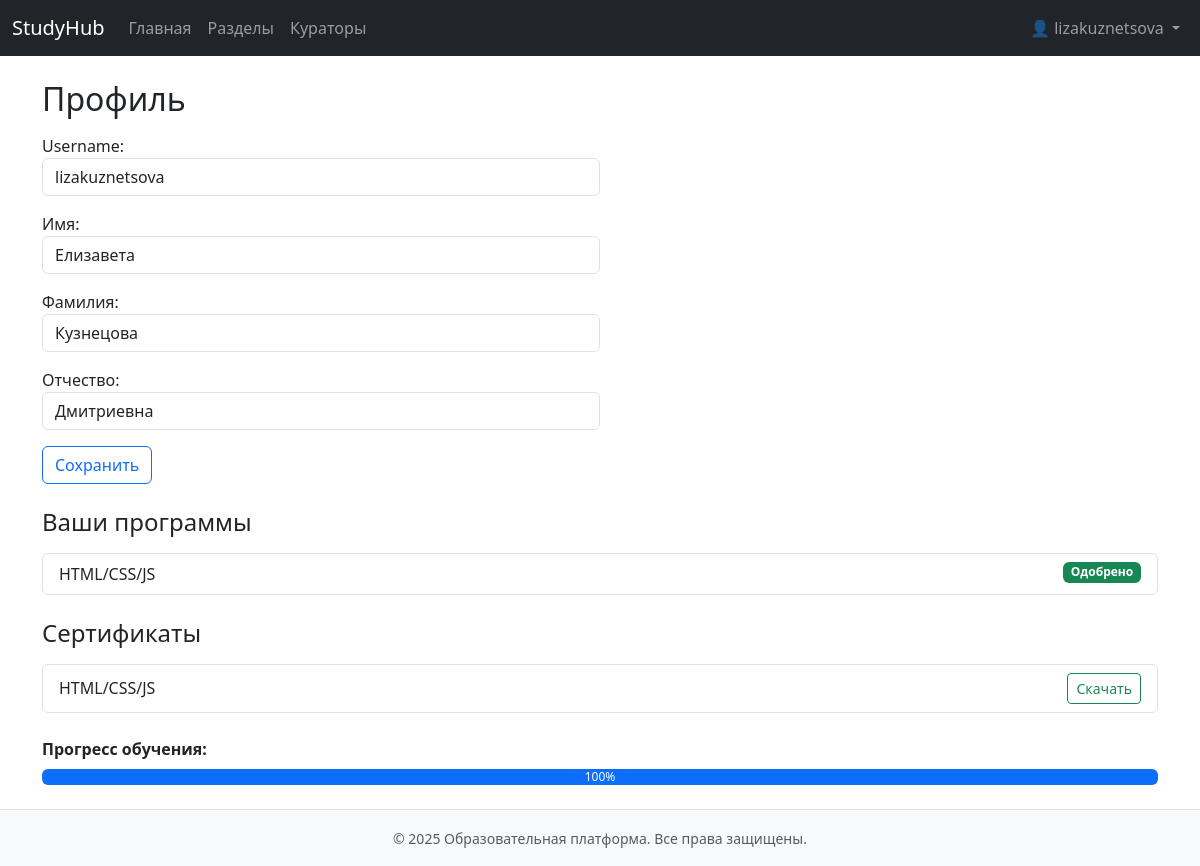
Screenshot of /profile/ (signed in) with the database file from the repository.
### app/models.py (models this page shows, shortened)
class Users(AbstractBaseUser, PermissionsMixin):
    first_name = models.CharField(max_length=100, verbose_name="Имя", blank=True)
    last_name = models.CharField(max_length=100, verbose_name="Фамилия", blank=True)
    middle_name = models.CharField(max_length=100, verbose_name="Отчество", blank=True)
    username = models.CharField(max_length=150, unique=True)
    password = models.CharField(max_length=255)
    is_active = models.BooleanField(default=True)
    is_staff = models.BooleanField(default=False)
    is_superuser = models.BooleanField(default=False)
    last_login = models.DateTimeField(null=True, blank=True)
    date_joined = models.DateTimeField(auto_now_add=True)
    createdat = models.DateTimeField(auto_now_add=True)
    groups = models.ManyToManyField(Group, related_name='customuser_set', blank=True)
    user_permissions = models.ManyToManyField(Permission, related_name='customuser_permissions', blank=True)
    favorites = models.ManyToManyField('Program', related_name='favorited_by', blank=True)
    USERNAME_FIELD = 'username'
    objects = UserManager()
    class Meta:
        db_table = 'users'

class Enrollment(models.Model):
    user = models.ForeignKey(Users, on_delete=models.CASCADE, related_name='enrollments')
    program = models.ForeignKey(Program, on_delete=models.CASCADE, related_name='enrollments')
    is_approved = models.BooleanField(default=False)
    class Meta:
        unique_together = ('user', 'program')

class Program(models.Model):
    name = models.CharField(max_length=100)
    description = models.TextField()
    section = models.ForeignKey(Section, on_delete=models.CASCADE, related_name='programs')
    goal = models.TextField()
    skills = models.TextField()
    certificate_image = models.ImageField(upload_to='certificates/', null=True, blank=True)
    curators = models.ManyToManyField(Users, related_name='curated_programs', blank=True)

class Certificate(models.Model):
    user = models.ForeignKey(Users, on_delete=models.CASCADE)
    program = models.ForeignKey(Program, on_delete=models.CASCADE)
    file = models.FileField(upload_to='certificates/')
    issued_at = models.DateTimeField(auto_now_add=True)
    class Meta:
        unique_together = ('user', 'program')

### app/views.py (the view)
# urls.py: path('profile/', views.profile, name='profile'),
@login_required
def profile(request):
    user = request.user
    form = ProfileEditForm(request.POST or None, instance=user)
    if request.method == 'POST' and form.is_valid():
        form.save()
        messages.success(request, 'Данные обновлены')
        return redirect('profile')
    enrollments = Enrollment.objects.filter(user=user)
    certificates = Certificate.objects.filter(user=user)
    total = Assignment.objects.filter(module__section__in=[e.program.section for e in enrollments if e.is_approved]).count()
    completed = AssignmentSubmission.objects.filter(user=user, status='accepted').count()
    progress_percent = int((completed / total) * 100) if total else 0
    return render(request, 'profile.html', {
        'form': form,
        'enrollments': enrollments,
        'certificates': certificates,
        'progress_percent': progress_percent
    })

### app/forms.py
class ProfileEditForm(BaseBootstrapForm):
    class Meta:
        model = Users
        fields = ['username', 'first_name', 'last_name', 'middle_name']

### app/context_processors.py (called while the page is built)
def user_roles(request):
    if not request.user.is_authenticated:
        return {
            'is_admin': False,
            'is_curator': False,
            'is_user': False,
        }
    is_admin_user = request.user.is_superuser or request.user.groups.filter(name='Администратор').exists()
    is_curator_user = False
    is_participant_user = False
    if not is_admin_user:
        is_curator_user = request.user.groups.filter(name='Куратор').exists()
        if not is_curator_user:
            is_participant_user = request.user.groups.filter(name='Пользователь').exists()
    return {
        'is_admin': is_admin_user,
        'is_curator': is_curator_user,
        'is_user': is_participant_user,
    }

### app/forms.py (called while the page is built)
    def apply_bootstrap(self):
        for name, field in self.fields.items():
            widget = field.widget
            if isinstance(widget, forms.FileInput):
                widget.attrs.update({'class': 'form-control'})
            elif isinstance(widget, forms.Select):
                widget.attrs.update({'class': 'form-select'})
            elif isinstance(widget, forms.CheckboxInput):
                widget.attrs.update({'class': 'form-check-input'})
            elif isinstance(widget, forms.Textarea):
                widget.attrs.update({'class': 'form-control', 'rows': 4})
            else:
                widget.attrs.update({'class': 'form-control'})
            if not field.label:
                field.label = name.replace('_', ' ').capitalize()

### app/templates/profile.html (shortened to what this page needs)
{% extends 'base.html' %}
{% block content %}
<h2 class="mb-3">Профиль</h2>
<form method="post" class="col-md-6 mb-4">
    {{ form.as_p }}
    <button type="submit" class="btn btn-outline-primary">Сохранить</button>
</form>
<h4 class="mb-3">Ваши программы</h4>
<ul class="list-group mb-4">
    {% for enrollment in enrollments %}
        <li class="list-group-item">
            {{ enrollment.program.name }}
            {% if enrollment.is_approved %}
                <span class="badge bg-success float-end">Одобрено</span>
            {% else %}
                <span class="badge bg-secondary float-end">Ожидает</span>
            {% endif %}
        </li>
    {% empty %}
        <li class="list-group-item text-muted">Нет заявок</li>
    {% endfor %}
</ul>
<h4 class="mb-3">Сертификаты</h4>
<ul class="list-group mb-4">
    {% for cert in certificates %}
        <li class="list-group-item d-flex justify-content-between align-items-center">
            {{ cert.program.name }}
            <a href="{% url 'download_certificate' cert.id %}" class="btn btn-sm btn-outline-success">Скачать</a>
        </li>
    {% empty %}
        <li class="list-group-item text-muted">Нет сертификатов</li>
    {% endfor %}
</ul>
<div class="mb-4">
    <strong>Прогресс обучения:</strong>
    <div class="progress mt-2">
        <div class="progress-bar" role="progressbar" style="width: {{ progress_percent }}%;" aria-valuenow="{{ progress_percent }}" aria-valuemin="0" aria-valuemax="100">{{ progress_percent }}%</div>
    </div>
</div>
{% endblock %}

### app/templates/header.html (shortened to what this page needs)
<nav class="navbar navbar-expand-lg navbar-dark bg-dark">
    <div class="container-fluid">
      <a class="navbar-brand" href="{% url 'index' %}">StudyHub</a>
      <div class="collapse navbar-collapse" id="navbarNav">
        <ul class="navbar-nav me-auto">
          {% if user.is_authenticated %}
            <li class="nav-item"><a class="nav-link" href="{% url 'index' %}">Главная</a></li>
            <li class="nav-item"><a class="nav-link" href="{% url 'sections' %}">Разделы</a></li>
            <li class="nav-item"><a class="nav-link" href="{% url 'curators' %}">Кураторы</a></li>
          {% endif %}
        </ul>
        <ul class="navbar-nav">
          {% if user.is_authenticated %}
            <li class="nav-item dropdown">
              <a class="nav-link dropdown-toggle" href="#" id="profileDropdown" role="button" data-bs-toggle="dropdown" aria-expanded="false">
                👤 {{ user.get_full_name|default:user.username }}
              </a>
            </li>
          {% else %}
            <li class="nav-item"><a class="nav-link" href="{% url 'login' %}">Войти</a></li>
            <li class="nav-item"><a class="nav-link" href="{% url 'register' %}">Регистрация</a></li>
          {% endif %}
        </ul>
      </div>
    </div>
  </nav>

### rows the page displays
Users: get_full_name "lizakuznetsova", username "lizakuznetsova", first_name "Елизавета", last_name "Кузнецова", middle_name "Дмитриевна"
Enrollment: program.name "HTML/CSS/JS", is_approved "Одобрено"
Certificate: program.name "HTML/CSS/JS"

### other values shown
{{ progress_percent }} "100"
{{ year|default:2025 }} "2025"
